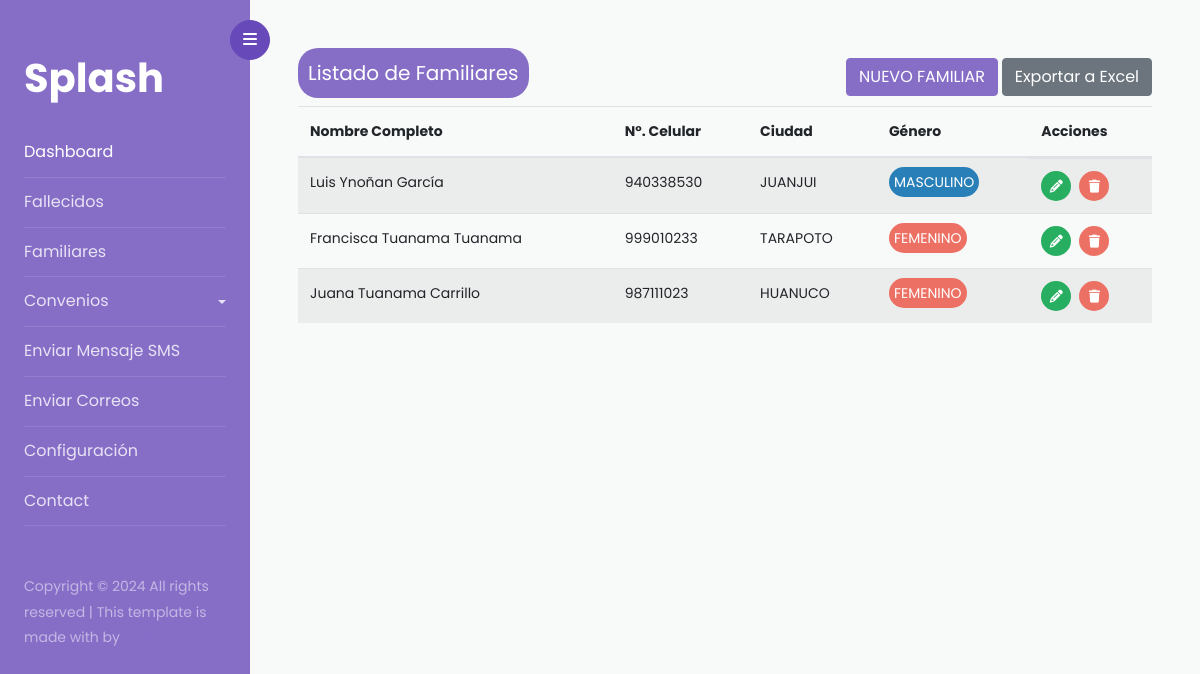
The app's page /familiares/listar-familiares/, older data.
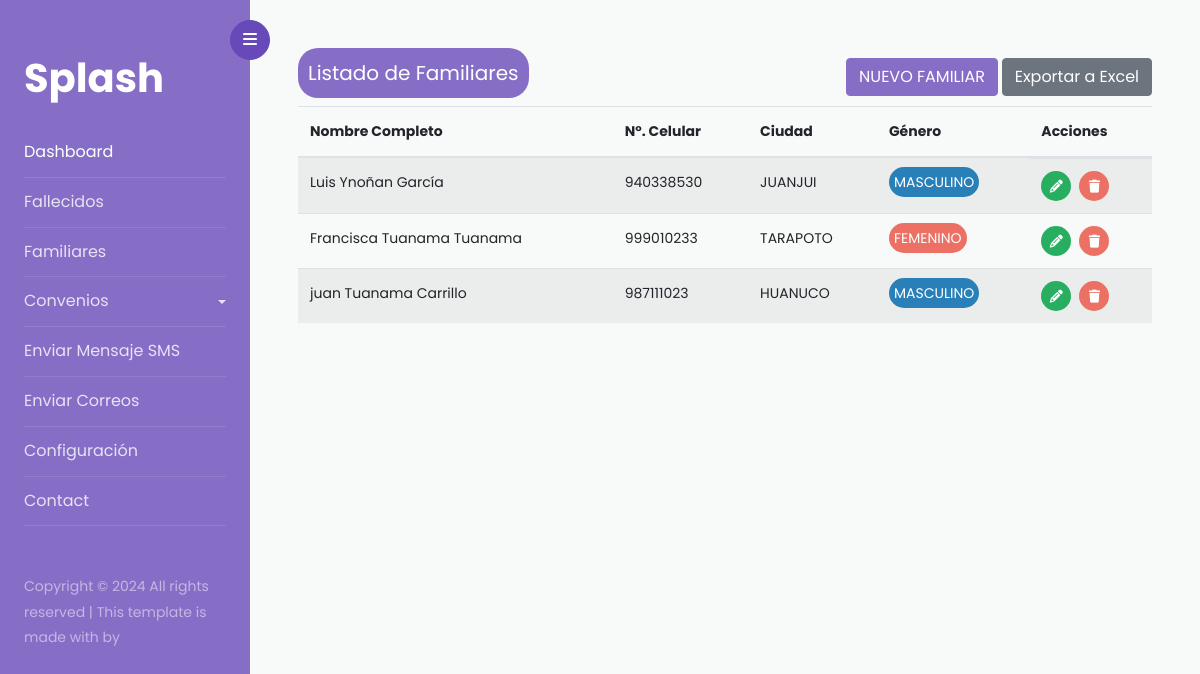
The same page, newer data.
### familiares/models.py (models this page shows)
class ModelsFamiliar(models.Model):
    GENERO_FAMILIAR = [ ('M', 'MASCULINO'), ('F', 'FEMENINO')]
    DOCUMENTO_IDENTIDAD = [('DNI', 'DNI'), ('PST', 'PASAPORTE')]
    name =  models.CharField(max_length=255)
    lastname = models.CharField(max_length=255)
    telephone =  models.IntegerField()
    email =  models.EmailField(max_length=255)
    city = models.CharField(max_length=155)
    gender = models.CharField(max_length=1, choices=GENERO_FAMILIAR)
    identify_document =  models.CharField(max_length=3, choices=DOCUMENTO_IDENTIDAD)
    number_document =  models.IntegerField(null=True)
    estado =  models.BooleanField( max_length=150 ,default=True)
    date_add = models.DateTimeField(auto_now_add=True)
    date_update =  models.DateTimeField(auto_now=True)
    class Meta:
        verbose_name = 'Familiare'
        verbose_name_plural = 'Familiares'

### familiares/views.py (the view, shortened to what this page needs)
# urls.py: path('listar-familiares/', ListFamily.as_view() , name='list-familiares'),
class ListFamily(TemplateView):
    template_name = 'index-familiar.html'
    def get(self, request, *args, **kwargs):
        familiares = ModelsFamiliar.objects.all()
        form = FamiliaresForms()
        return render(request, self.template_name, {
            'familiares': familiares,
            'form': form
        })

### familiares/templates/index-familiar.html (shortened to what this page needs)
{% extends 'index.html' %}
{% block content %}
    <div>
        <div class="flex-content-modal">
            <h5 class="title-list-table">Listado de Familiares</h5>
            <div>
                <button type="button" class="btn btn-primary" data-toggle="modal" data-target="#exampleModal">
                    NUEVO FAMILIAR
                  </button>
                <a href="{% url 'familiares:export-familiares' %}" class="btn btn-secondary">Exportar a Excel</a>
            </div>
        </div>
        {% if not familiares %}
        <span>&nbsp;&nbsp;&nbsp;No hay datos para mostrar</span>
        {% else %}
        <table class="table table-striped table-hover">
            <thead>
                <tr>
                    <th scope="col">Nombre Completo</th>
                    <th scope="col">N°. Celular</th>
                    <th scope="col">Ciudad</th>
                    <th scope="col">Género</th>
                    <th scope="col">Acciones</th>
                </tr>
            </thead>
            <tbody>
                {% for i in familiares %}
                <tr>
                    <td>{{ i.name }} {{ i.lastname}}</td>
                    <td>{{ i.telephone }}</td>
                    <td>{{ i.city.upper  }}</td>
                    <td><span class=" {% if i.gender == 'M' %}  span-gender-male {% else%} span-gender-female {% endif %} ">{{ i.get_gender_display       }}</span></td>
                    <td class="td-actions">
                        <a href="{% url 'familiares:update-familiares' i.pk %}"><i class="fa-solid fa-pencil"></i></a>
                        <a href=""><i class="fa-solid fa-trash"></i></a>
                    </td>
                </tr>
                {% endfor %}
            </tbody>
        </table>
        {% endif %}
    </div>
{% endblock %}

Row changes from the older to the newer data that the page shows:
changed ModelsFamiliar "Tuanama Carrillo": name "Juana" → "juan"; gender "FEMENINO" → "MASCULINO"
